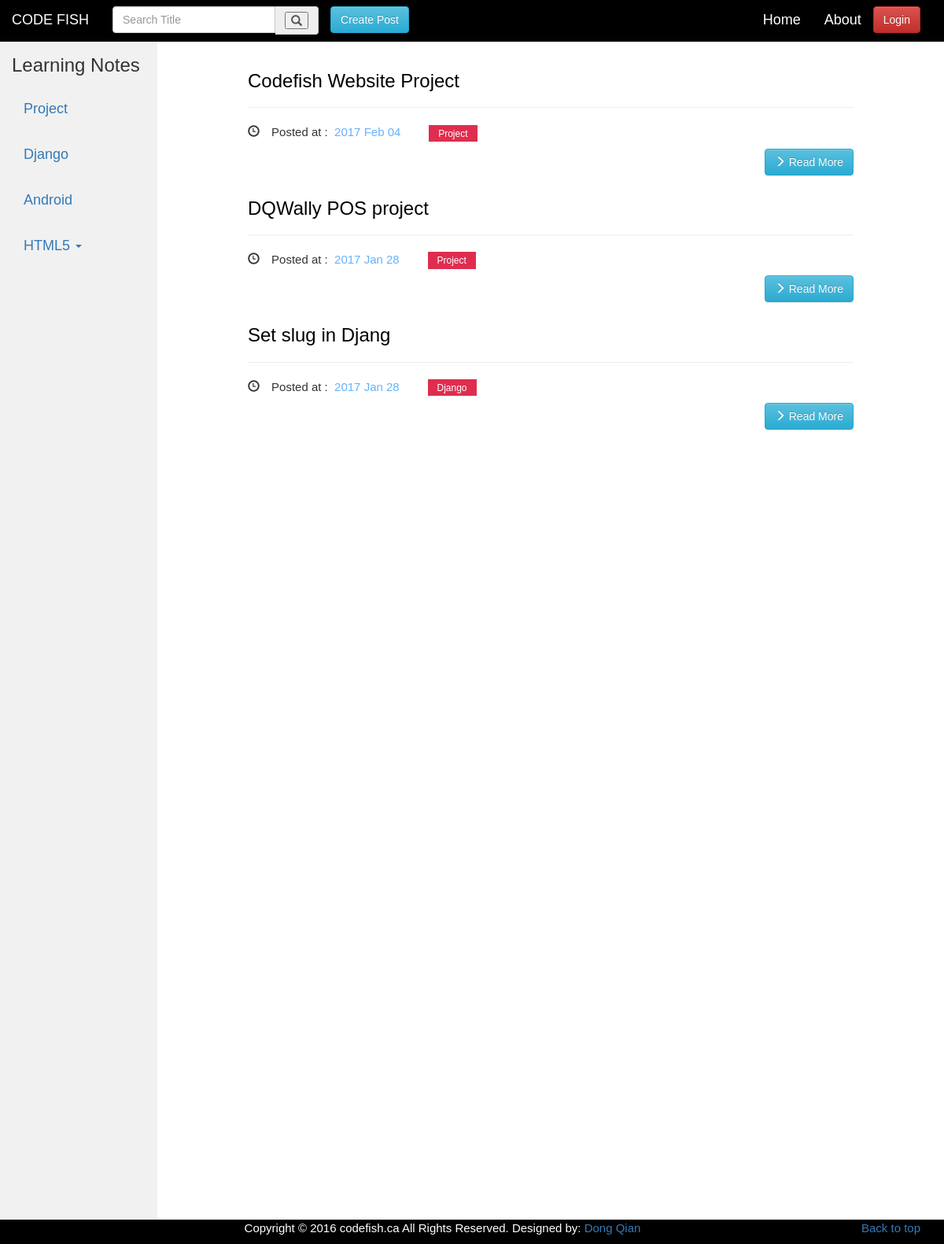
Before: / with the older database file.
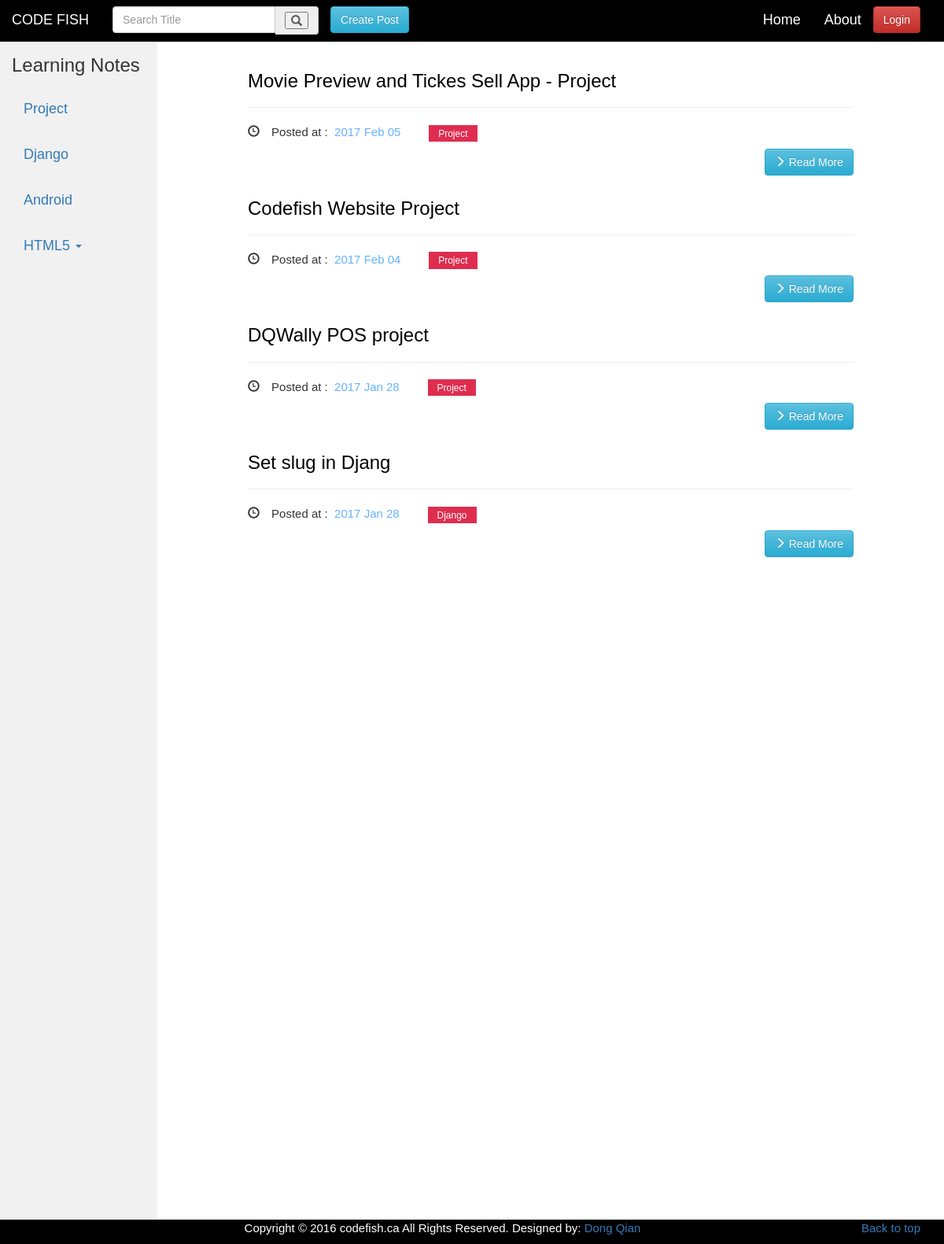
After: the same page with the newer database file.
### article/models.py (models this page shows, shortened)
class Article(models.Model) :
    title = models.CharField(max_length = 100)
    category = models.CharField(max_length = 50, blank = True)
    date_time = models.DateTimeField(auto_now_add = True)
    content = models.TextField(blank = True, null = True)
    slug = models.SlugField(max_length=100, unique=True, db_index=True)
    class Meta:
        ordering = ['-date_time']

### article/views.py (the view)
# urls.py: url(r'^$', views.home, name='home'),
def home(request):
    try:
        queryset = Article.objects.all()
    except Article.DoesNotExist:
        raise Http404
    paginator = Paginator(queryset, 5)  # Show 25 contacts per page
    page = request.GET.get('page')
    try:
        post_list = paginator.page(page)
    except PageNotAnInteger:
        post_list = paginator.page(1)
    except EmptyPage:
        post_list = paginator.page(paginator.num_pages)
    context = {
        'post_list': post_list
    }
    return render(request, 'home.html', context)

### templates/home.html (shortened to what this page needs)
{% extends "base.html" %}
{% load dractags %}
{% block content %}
<div class="posts">
    {% for post in post_list %}
        <h3><a class = "title" href="{% url "detail" slug=post.slug %}">{{ post.title }}</a></h3><hr>
        <p>
            <span class="glyphicon glyphicon-time">&nbsp</span>Posted at :<a class="time" href="#">&nbsp;&nbsp;{{ post.date_time |date:"Y M d"}}</a>&nbsp;&nbsp;&nbsp;&nbsp;
            <a class = "category" href="{% url "search_tag" tag=post.category %}">{{ post.category }}</a>
        </p>
        <a href="{% url "detail" slug=post.slug %}" class="btn btn-info btn-small pull-right">
        <span class="glyphicon glyphicon-menu-right"></span> Read More</a>
        <br><br>
    {% endfor %}
</div>
{% endblock %}

Changed rows visible on the page:
added Article: title "Movie Preview and Tickes Sell App - Project", date_time "2017 Feb 05", category "Project"
